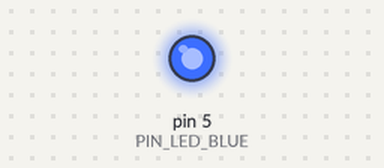
Bench run of a sketch on a simulated Arduino Uno, built with avr-gcc and run on an emulated ATmega328P. Shown: output pins drawn as LEDs (lit = HIGH).

Above: at 0.04 s.
At 5.9 s:
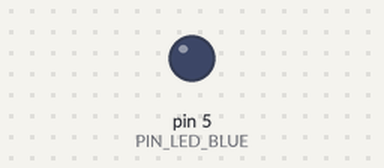
Timing chart, 0 to 6.2 s (numbered marks = the images above):
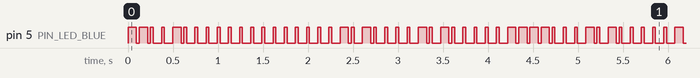

The sketch:

OSMLiFiOutput.ino
```cpp
// OSM 2.1 (one-way) chip communication via LiFi Proof of Concept
// Transmiter example
/*
Copyright 2017 Edsel Valle

Permission is hereby granted, free of charge, to any person obtaining a copy
of this software and associated documentation files (the "Software"), to deal
in the Software without restriction, including without limitation the rights
to use, copy, modify, merge, publish, distribute, sublicense, and/or sell
copies of the Software, and to permit persons to whom the Software is
furnished to do so, subject to the following conditions:

The above copyright notice and this permission notice shall be included in
all copies or substantial portions of the Software.

THE SOFTWARE IS PROVIDED "AS IS", WITHOUT WARRANTY OF ANY KIND, EXPRESS OR
IMPLIED, INCLUDING BUT NOT LIMITED TO THE WARRANTIES OF MERCHANTABILITY,
FITNESS FOR A PARTICULAR PURPOSE AND NONINFRINGEMENT. IN NO EVENT SHALL THE
AUTHORS OR COPYRIGHT HOLDERS BE LIABLE FOR ANY CLAIM, DAMAGES OR OTHER
LIABILITY, WHETHER IN AN ACTION OF CONTRACT, TORT OR OTHERWISE, ARISING FROM,
OUT OF OR IN CONNECTION WITH THE SOFTWARE OR THE USE OR OTHER DEALINGS IN
THE SOFTWARE.
 */


/* NOTES:
 *    DataStream:
 *      0:            HEADER,
 *      1-SIZE_DATA:  length of data to read
 *      SIZE_DATA:    CRC Checksum byte
 *
 *      Go HIGH.
 *      Wait a quarter period.
 *      bitToWrite==1 -> stay HIGH for another period/4
 *      go LOW
 *      Wait out what's left out of 1 period. (time between rising edge to rising edge is 1 period)
 */
///////////////////

#define PIN_LED_BLUE        5
#define SIZE_DATA           8 //quick
//#define SIZE_DATA           191 //long, size of Vector's modes
#define FREQUENCY           8
const unsigned int PERIOD = 1000/FREQUENCY;     //ms
const byte HEADER = 200;

//quick example
byte dataContent[SIZE_DATA] = {0, 20, 40, 60, 80, 100, 120, 140};
//long example
//byte dataContent[SIZE_DATA] = {0, 2, 0, 10, 0, 5, 0, 0, 0, 0, 0, 1, 0, 0, 190, 0, 0, 0, 0, 5, 15, 0, 0, 0, 0, 0, 0, 20, 0, 0, 0, 0, 0, 0, 0, 15, 15, 1, 0, 32, 32, 64, 0, 64, 64, 64, 0, 195, 0, 0, 156, 42, 0, 117, 84, 0, 78, 126, 0, 39, 168, 0, 0, 210, 0, 0, 168, 45, 0, 126, 90, 0, 84, 135, 0, 42, 180, 0, 0, 225, 39, 0, 180, 78, 0, 135, 117, 0, 90, 156, 0, 45, 0, 0, 0, 65, 0, 0, 52, 14, 0, 39, 28, 0, 26, 42, 0, 13, 56, 0, 0, 70, 0, 0, 56, 15, 0, 42, 30, 0, 28, 45, 0, 14, 60, 0, 0, 75, 13, 0, 60, 26, 0, 45, 39, 0, 30, 52, 0, 15, 0, 0, 0, 0, 0, 0, 0, 0, 0, 0, 0, 0, 0, 0, 0, 0, 0, 0, 0, 0, 0, 0, 0, 0, 0, 0, 0, 0, 0, 0, 0, 0, 0, 0, 0, 0, 0, 0, 0, 0, 0, 0, 0, 0, 0, 0, 0, 0, 0, 0, 0};

//checksum
//CRC-8 - based on the CRC8 formulas by Dallas/Maxim
//code released under the therms of the GNU GPL 3.0 license
byte CRC8(const byte *data, byte len) {
  byte crc = 0x00;
  while (len--) {
    byte extract = *data++;
    for (byte tempI = 8; tempI; tempI--) {
      byte sum = (crc ^ extract) & 0x01;
      crc >>= 1;
      if (sum) {
        crc ^= 0x8C;
      }
      extract >>= 1;
    }
  }
  return crc;
}

byte header[1] = {HEADER};
byte crc[1] = {CRC8(dataContent, SIZE_DATA)};

//output data on led
void broadcastData(byte data[], unsigned int dataSize) {
  for(int i=0;i<dataSize;i++) {
    for(int j=7;j>=0;j--) {
      digitalWrite(PIN_LED_BLUE, HIGH);
      delay(PERIOD/4);
      digitalWrite(PIN_LED_BLUE, bitRead(data[i], j));
      delay(PERIOD/2);
      digitalWrite(PIN_LED_BLUE, LOW);
      delay(PERIOD/4);
    }
  }
}

void setup() {
  pinMode(PIN_LED_BLUE, OUTPUT);
  digitalWrite(PIN_LED_BLUE, LOW);
}

void loop() {
  broadcastData(header, 1);
  broadcastData(dataContent, SIZE_DATA);
  broadcastData(crc, 1);
}
```

Measured:
- by itself, pin 5 (PIN_LED_BLUE): moves between LOW and HIGH, repeating every 2.6 s
- by itself, everything shown: repeats every 9.9 s, in 50 steps
